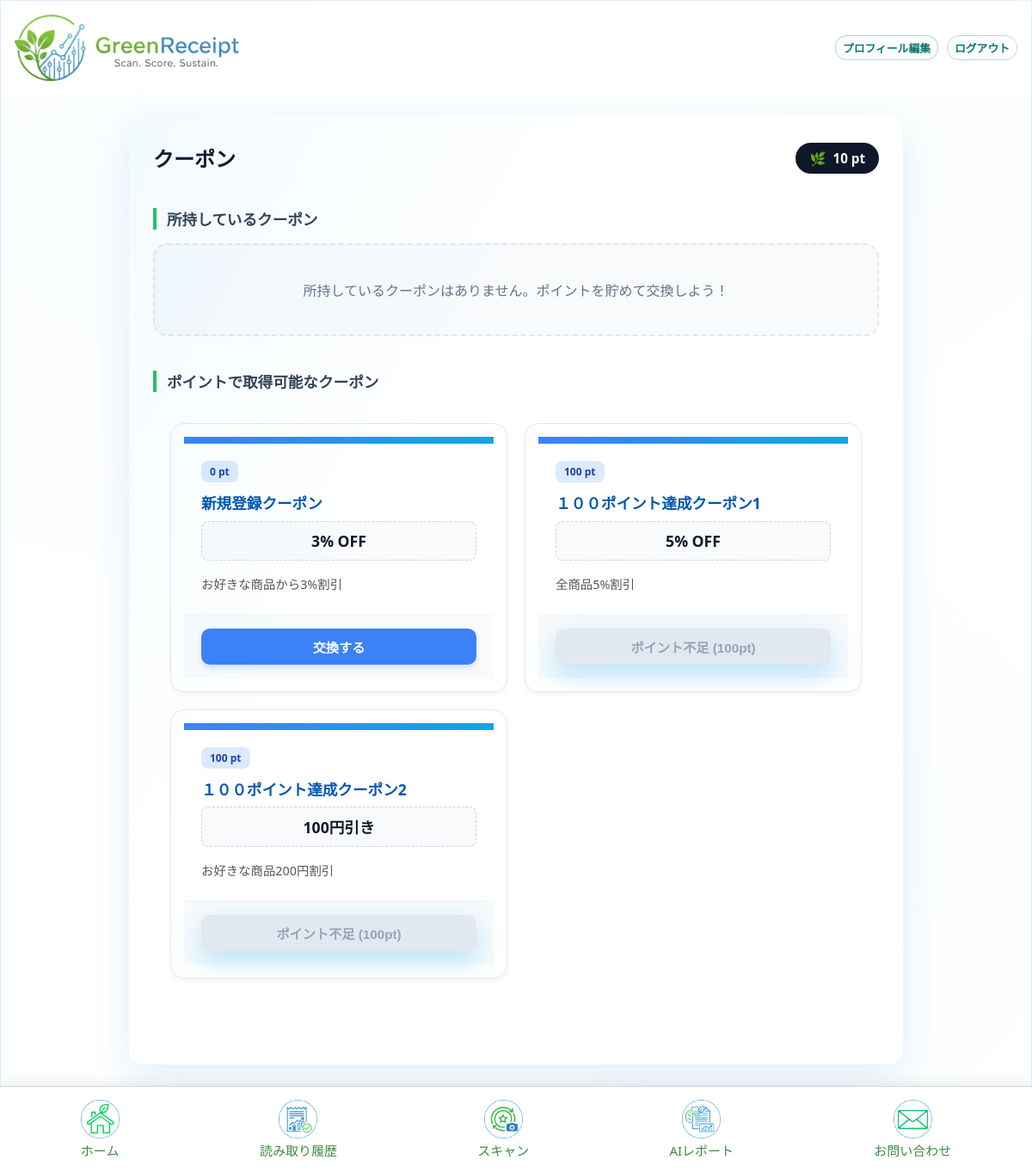
Screenshot of /coupons/ (signed in) with the database file from the repository.
### core/models.py (models this page shows, shortened)
class Coupon(models.Model):
    TYPE_CHOICES = [
        ('percentage', '割引率'),
        ('absolute', '固定額'),
    ]
    title = models.CharField(max_length=64, verbose_name='タイトル')
    description = models.CharField(max_length=64, verbose_name='詳細')
    requirement = models.CharField(max_length=255, blank=True, verbose_name='利用条件')
    type = models.CharField(max_length=64, verbose_name='タイプ', choices=TYPE_CHOICES)
    discount_value = models.DecimalField(
        max_digits=12, decimal_places=2, verbose_name='割引量',validators=[MinValueValidator(1)])
    available_stores = models.ManyToManyField(
        Store, verbose_name='利用可能店舗', blank=True)
    required_points = models.IntegerField(default=0, verbose_name='必要ポイント数', validators=[MinValueValidator(0)])
    STATUS_CHOICES = [
        ('pending', '申請中'),
        ('approved', '承認済み'),
        ('rejected', '却下'),
        ('deletion_requested', '削除申請中'),
    ]
    status = models.CharField(
        max_length=20, choices=STATUS_CHOICES, default='approved', verbose_name='ステータス')
    store = models.ForeignKey(
        Store, on_delete=models.CASCADE, null=True, blank=True, related_name='created_coupons', verbose_name='作成店舗')
    remarks = models.TextField(blank=True, verbose_name='備考')
    rejection_reason = models.TextField(blank=True, verbose_name='却下理由')
    updated_at = models.DateTimeField(auto_now=True, verbose_name='更新日時')
    @property
    def discount_amount(self):
        if self.type == 'absolute':
            return int(self.discount_value)
        return None
    @property
    def discount_rate(self):
        if self.type == 'percentage':
            return int(self.discount_value)
        return None
    class Meta:
        verbose_name = 'クーポン'
        verbose_name_plural = 'クーポン'

### core/views.py (the view)
# urls.py: path("coupons/", views.coupon_list, name="coupon_list"),
@login_required
def coupon_list(request):
    owned_coupons = request.user.current_coupons.all()
    used_coupon_ids = CouponUsage.objects.filter(user=request.user).values_list('coupon_id', flat=True)
    involved_coupon_ids = list(owned_coupons.values_list('id', flat=True)) + list(used_coupon_ids)
    acquired_point_thresholds = Coupon.objects.filter(
        id__in=involved_coupon_ids
    ).values_list('required_points', flat=True).distinct()
    available_coupons = Coupon.objects.filter(status='approved').exclude(
        id__in=involved_coupon_ids
    ).exclude(
        required_points__in=acquired_point_thresholds
    ).order_by('required_points')
    used_coupons = Coupon.objects.filter(id__in=used_coupon_ids)
    context = {
        'coupons': owned_coupons,
        'available_coupons': available_coupons,
        'used_coupons': used_coupons,
        'user_points': request.user.current_points
    }
    return render(request, "core/coupon_list.html", context)

### core/templates/core/coupon_list.html (shortened to what this page needs)
{% extends 'core/base.html' %}
{% load static %}
{% block content %}
<div class="coupon-page">
  <div class="page-header">
    <h1 class="page-title">クーポン</h1>
    <div class="points-balance">
      <span>🌿</span> {{ user_points }} pt
    </div>
  </div>
  <h2 class="section-title">所持しているクーポン</h2>
  {% if coupons %}
    <div class="coupon-grid">
      {% for coupon in coupons %}
        <div class="coupon-card owned-trigger"
             data-id="{{ coupon.id }}"
             data-title="{{ coupon.title }}"
             data-description="{{ coupon.description }}"
             data-discount="{% if coupon.discount_amount %}{{ coupon.discount_amount }}円引き{% else %}{{ coupon.discount_rate }}% OFF{% endif %}"
             data-requirement="{{ coupon.requirement }}"
             data-stores="{% for store in coupon.available_stores.all %}{{ store.store_name }}{% if not forloop.last %}, {% endif %}{% endfor %}"
             data-store-ids="{% for store in coupon.available_stores.all %}{{ store.store_id }}:{{ store.store_name }}{% if not forloop.last %},{% endif %}{% endfor %}">
          <div class="card-top"></div>
          <div class="card-body">
            <span class="coupon-badge badge-owned">所持中</span>
            <h3 class="coupon-title">{{ coupon.title }}</h3>
            <div class="coupon-benefit">
               {% if coupon.discount_amount %}{{ coupon.discount_amount }}円引き{% else %}{{ coupon.discount_rate }}% OFF{% endif %}
            </div>
            <p class="coupon-desc">{{ coupon.description|truncatechars:40 }}</p>
          </div>
          <div class="card-footer">
            <button class="action-btn btn-use">使う</button>
          </div>
        </div>
      {% endfor %}
    </div>
  {% else %}
    <div class="empty-box">
      所持しているクーポンはありません。ポイントを貯めて交換しよう！
    </div>
  {% endif %}
  <h2 class="section-title">ポイントで取得可能なクーポン</h2>
  {% if available_coupons %}
    <div class="coupon-grid">
      {% for coupon in available_coupons %}
        <div class="coupon-card">
          <div class="card-top exchange"></div>
          <div class="card-body">
            <span class="coupon-badge badge-exchange">{{ coupon.required_points }} pt</span>
            <h3 class="coupon-title">{{ coupon.title }}</h3>
            <div class="coupon-benefit">
               {% if coupon.discount_amount %}{{ coupon.discount_amount }}円引き{% else %}{{ coupon.discount_rate }}% OFF{% endif %}
            </div>
            <p class="coupon-desc">{{ coupon.description|truncatechars:40 }}</p>
          </div>
          <div class="card-footer">
            {% if user_points >= coupon.required_points %}
              <button class="action-btn btn-acquire acquire-coupon-btn" data-id="{{ coupon.id }}" data-points="{{ coupon.required_points }}">
                交換する
              </button>
            {% else %}
              <button class="action-btn btn-disabled" disabled>ポイント不足 ({{ coupon.required_points }}pt)</button>
            {% endif %}
          </div>
        </div>
      {% endfor %}
    </div>
  {% else %}
    <div class="empty-box">
      現在交換可能なクーポンはありません。
    </div>
  {% endif %}
</div>
{% endblock %}

### core/static/css/style.css (style rules this page uses)
:root { --bg-1: #f3f9ff; --bg-2: #f2fff8; --panel: rgba(255, 255, 255, 0.9); --panel-strong: rgba(255, 255, 255, 0.96); --border: rgba(9, 109, 217, 0.12); --shadow: 0 14px 48px rgba(9, 109, 217, 0.12); --shadow-strong: 0 22px 60px rgba(9, 109, 217, 0.18); --text: #0f172a; --muted: #475569; --accent: #79ca69; --accent-2: #0f766e; --success: #22c55e; --danger: #ef4444; --radius-lg: 18px; --radius-md: 12px; --radius-sm: 10px; }
* { box-sizing: border-box; margin: 0; padding: 0; }
html, body { height: 100%; width: 100%; overflow-x: hidden; }
body { font-family: "Poppins", "Segoe UI", "\u30E1\u30A4\u30EA\u30AA", "Hiragino Kaku Gothic ProN", sans-serif; text-align: center; min-height: 100vh; margin: 0; padding-top: 0; color: var(--text); background: radial-gradient(circle at 12% 18%, rgba(14, 165, 233, 0.16), transparent 32%), radial-gradient(circle at 80% 8%, rgba(34, 197, 94, 0.12), transparent 28%), radial-gradient(circle at 76% 72%, rgba(14, 165, 233, 0.12), transparent 32%), linear-gradient(135deg, var(--bg-1), var(--bg-2)); -webkit-font-smoothing: antialiased; -moz-osx-font-smoothing: grayscale; }
button, .btn { display: inline-block; background: linear-gradient(135deg, var(--accent), #8bdefe); color: #fff; border: none; border-radius: 14px; font-weight: 700; cursor: pointer; transition: transform 0.25s ease, box-shadow 0.25s ease, filter 0.2s ease; font-size: 1rem; box-shadow: 0 12px 32px rgba(14, 165, 233, 0.28); }
button { padding: 8px 40px; }
:root { --nav-h: 100px; }
main p { font-size: 15px; color: var(--muted); font-weight: 500; }
.coupon-page, .coupon-detail { background: var(--panel-strong); border-radius: 18px; padding: 32px 28px; margin: 20px; box-shadow: var(--shadow); text-align: left; animation: scaleIn 0.6s ease-out; position: relative; overflow: hidden; }
.coupon-page::after, .coupon-detail::after { content: ""; position: absolute; inset: 0; background: linear-gradient(120deg, rgba(14, 165, 233, 0.05), transparent 36%); pointer-events: none; }
.coupon-grid { display: grid; grid-template-columns: repeat(auto-fill, minmax(280px, 1fr)); gap: 20px; padding: 20px; }
.coupon-card { background-color: #fff; border: 1px solid #ddd; border-radius: 8px; padding: 15px; cursor: pointer; transition: box-shadow 0.3s ease, filter 0.3s ease, opacity 0.3s ease; display: flex; flex-direction: column; justify-content: space-between; position: relative; }
.coupon-card h3 { margin-top: 0; color: #0056b3; }
.coupon-card p { color: #555; font-size: 0.9em; margin-bottom: 5px; }

### rows the page displays
Coupon: required_points "0", title "新規登録クーポン", discount_rate "3", description "お好きな商品から3%割引"
Coupon: required_points "100", title "１００ポイント達成クーポン1", discount_rate "5", description "全商品5%割引"
Coupon: required_points "100", title "１００ポイント達成クーポン2", discount_amount "100", description "お好きな商品200円割引"

### other values shown
{{ user_points }} "10"
